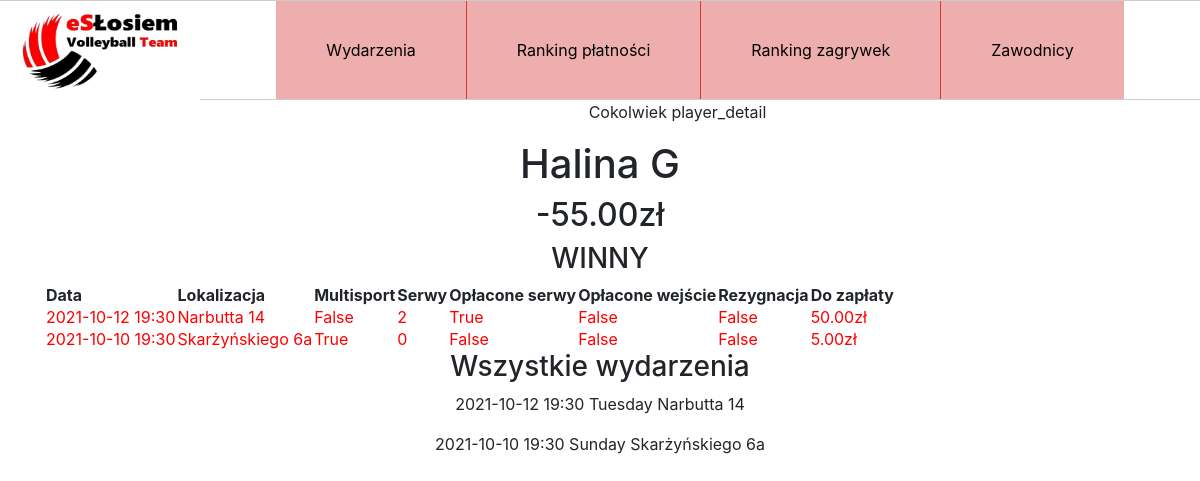
The page /player/6 on the database as committed earlier.
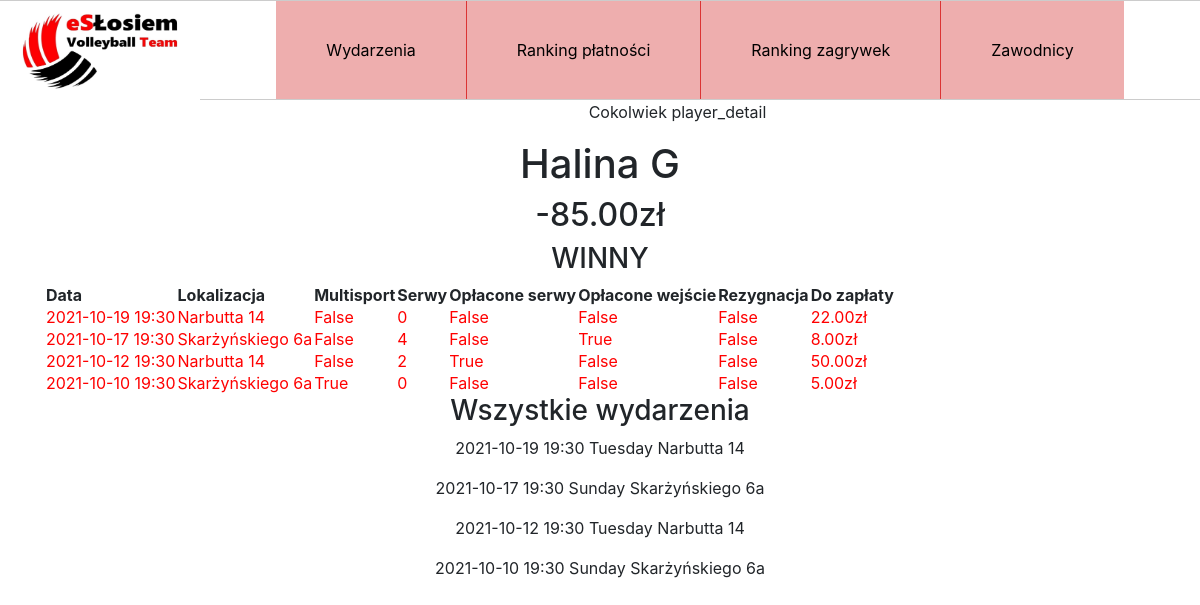
The same page on the database as committed later.
### zapisy/models.py (models this page shows, shortened)
class Localization(models.Model):
    address = models.CharField(max_length=32)
    image = models.ImageField(upload_to='localizations')
    def __str__(self):
        return self.address

class Entry(models.Model):
    event = models.ForeignKey("Event", on_delete=models.CASCADE)
    player = models.ForeignKey("Player", on_delete=models.CASCADE)
    multisport = models.BooleanField(default=False)
    serves = models.IntegerField(default=0)
    paid = models.BooleanField(default=False)
    serves_paid = models.BooleanField(default=False)
    resign = models.BooleanField(default=False)

class Event(models.Model):
    date = models.DateTimeField()
    duration = models.DurationField()
    location = models.ForeignKey("Localization", on_delete=models.SET_NULL, blank=True, null=True, default=None)
    price = models.FloatField()
    price_multisport = models.FloatField(default=0)
    player_slots = models.IntegerField(default=12)
    coach = models.BooleanField(default=False)
    def __str__(self):
        return self.date.strftime('%Y-%m-%d %H:%M %A') + " " + self.location.address

### zapisy/views.py (the view)
# urls.py: path('player/<int:pk>', views.PlayerDetailView.as_view(), name='player'),
class PlayerDetailView(DetailView):
    template_name = "zapisy/player_detail.html"
    queryset = Player.objects.all()
    related_name = 'player'
    def get_context_data(self,**kwargs):
        context = super().get_context_data(**kwargs)
        player = Player.objects.get(id=self.kwargs['pk'])
        entries_unpaid = Entry.objects.filter(player=player).filter(paid=False)
        balance_ms = entries_unpaid.filter(multisport=False).aggregate(n=Sum('event__price'))['n'] or 0
        balance_nms = entries_unpaid.filter(multisport=True).aggregate(n=Sum('event__price_multisport'))['n'] or 0
        entries_unpaid_serves = Entry.objects.filter(player=player).filter(serves_paid=False)
        balance_serv = entries_unpaid_serves.aggregate(n=Sum('serves'))['n'] or 0
        balance = player.excess - balance_ms - balance_nms - balance_serv * SERVE_PRICE
        context['name'] = player.name
        context['balance'] = balance
        all_unpaid = (entries_unpaid | entries_unpaid_serves).order_by('-event__date')
        all_entries = Entry.objects.filter(player=player).order_by('-event__date')
        entries_unpaid_list = []
        for entry in all_entries:
            payment = 0
            if not entry.paid:
                if entry.multisport:
                    payment += entry.event.price_multisport
                else:
                    payment += entry.event.price
            if not entry.serves_paid and entry.serves > 0:
                payment += entry.serves * 2
            entries_unpaid_list.append({'date': entry.event.date.strftime('%Y-%m-%d %H:%M'),
                                       'location': entry.event.location,
                                       'multisport': entry.multisport,
                                       'serves': entry.serves,
                                       'serves_paid': entry.serves_paid,
                                       'paid': entry.paid,
                                       'resign': entry.resign,
                                       'payment': payment})
        context['entries_unpaid'] = all_unpaid
        context['entries_unpaid_list'] = entries_unpaid_list
        context['all_entries'] = Entry.objects.filter(player=player).order_by('-event__date')
        return context

### templates/zapisy/player_detail.html
{% extends "zapisy/base.html" %}
  {% block content %}
    <p>Cokolwiek player_detail</p>
    <h1>{{name}}</h1>
    <h2>{{balance|floatformat:2}}zł</h2>
    <h3>WINNY</h3>
    <table>
      <thead>
        <th>Data</th>
        <th>Lokalizacja</th>
        <th>Multisport</th>
        <th>Serwy</th>
        <th>Opłacone serwy</th>
        <th>Opłacone wejście</th>
        <th>Rezygnacja</th>
        <th>Do zapłaty</th>
      </thead>
      {% for entry in entries_unpaid_list %}
        {% if entry.payment > 0 %}
          <tr class="red">
        {% else %}
          <tr>
        {% endif %}
            <td>{{entry.date}}</td>
            <td>{{entry.location}}</td>
            <td>{{entry.multisport}}</td>
            <td>{{entry.serves}}</td>
            <td>{{entry.serves_paid}}</td>
            <td>{{entry.paid}}</td>
            <td>{{entry.resign}}</td>
            <td>{{entry.payment|floatformat:2}}zł</td>
          </tr>
      {% endfor %}
    </table>
    <h3>Wszystkie wydarzenia</h3>
    {% for entry in all_entries %}
      <p>{{entry.event}}</p>
    {% endfor %}
  {% endblock %}

Rows that differ between the two databases and show on the page:
now on one of the page's lists (row unchanged): Localization: location "Narbutta 14"
computed for Localization "Narbutta 14": date "2021-10-12 19:30" → "2021-10-19 19:30"; serves "2" → "0"; serves_paid "True" → "False"; payment "50.00" → "22.00"
now on one of the page's lists (row unchanged): Localization: location "Skarżyńskiego 6a"
computed for Localization "Skarżyńskiego 6a": date "2021-10-10 19:30" → "2021-10-17 19:30"; multisport "True" → "False"; serves "0" → "4"; paid "False" → "True"; payment "5.00" → "8.00"
added Entry: event "2021-10-19 19:30 Tuesday Narbutta 14"
added Entry: event "2021-10-17 19:30 Sunday Skarżyńskiego 6a"
Other text that changed with them:
{{ balance|floatformat:2 }}: "-55.00" → "-85.00"
